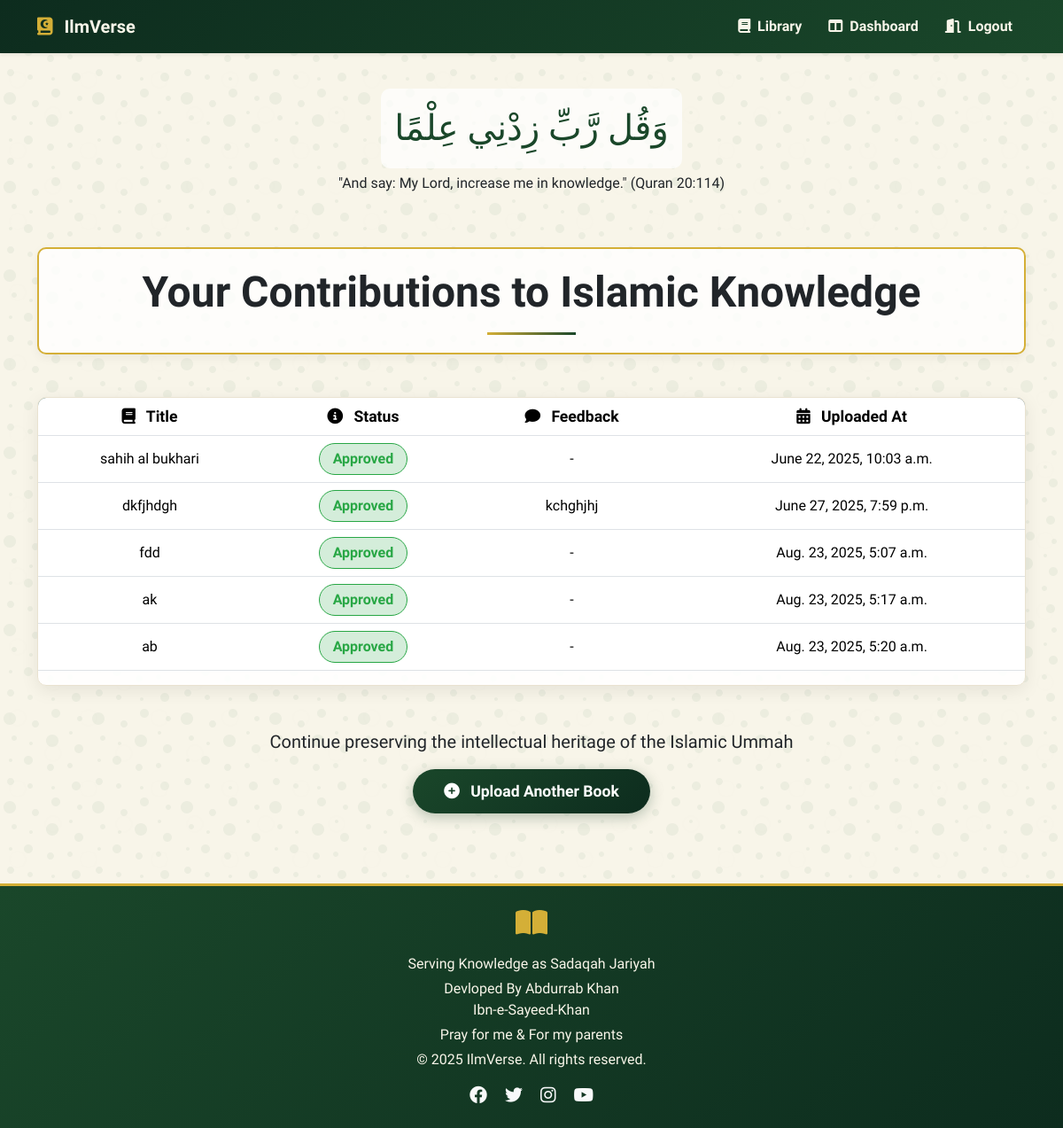
The page /dashboard/ (signed in) on the database its author committed.
### library/models.py (models this page shows, shortened)
class Book(models.Model):
    STATUS_CHOICES = [
        ('pending', 'Pending'),
        ('approved', 'Approved'),
        ('rejected', 'Rejected'),
    ]
    title = models.CharField(max_length=255)
    description = models.TextField(blank=True)
    uploaded_by = models.ForeignKey(User, on_delete=models.CASCADE)
    scholar = models.ForeignKey(Scholar, on_delete=models.SET_NULL, null=True, blank=True)
    category = models.ForeignKey(Category, on_delete=models.SET_NULL, null=True)
    pdf_file = models.FileField(upload_to='books/')
    upload_date = models.DateTimeField(auto_now_add=True)
    status = models.CharField(max_length=10, choices=STATUS_CHOICES, default='pending')
    rejection_reason = models.TextField(blank=True, null=True)

### library/views.py (the view)
# urls.py: path('dashboard/', views.contributor_dashboard, name='contributor_dashboard'),
@login_required
def contributor_dashboard(request):
    my_books = Book.objects.filter(uploaded_by=request.user)
    return render(request, 'library/contributor_dashboard.html', {'books': my_books})

### library/templates/library/contributor_dashboard.html (shortened to what this page needs)
{% extends 'library/base.html' %}
{% block content %}
  <div class="dashboard-header mb-5 text-center">
    <h1 class="display-5 fw-bold mb-3">Your Contributions to Islamic Knowledge</h1>
    <div class="divider mx-auto" style="width: 100px; height: 3px; background: linear-gradient(to right, #d4af37, #1a472a);"></div>
  </div>
  <div class="books-table">
    <div class="table-responsive">
      <table class="table table-hover align-middle">
        <thead class="table-header">
          <tr>
            <th scope="col" class="text-center">
              <i class="fas fa-book me-2"></i> Title
            </th>
            <th scope="col" class="text-center">
              <i class="fas fa-info-circle me-2"></i> Status
            </th>
            <th scope="col" class="text-center">
              <i class="fas fa-comment me-2"></i> Feedback
            </th>
            <th scope="col" class="text-center">
              <i class="fas fa-calendar-alt me-2"></i> Uploaded At
            </th>
          </tr>
        </thead>
        <tbody>
          {% for book in books %}
          <tr class="book-row">
            <td class="text-center">{{ book.title }}</td>
            <td class="text-center">
              <span class="status-badge status-{{ book.status|lower }}">{{ book.get_status_display }}</span>
            </td>
            <td class="text-center">{{ book.rejection_reason|default:"-" }}</td>
            <td class="text-center">{{ book.upload_date }}</td>
          </tr>
          {% empty %}
          <tr class="book-row">
            <td colspan="4" class="text-center py-4">
              <i class="fas fa-book-open me-2"></i> You haven't uploaded any books yet
            </td>
          </tr>
          {% endfor %}
        </tbody>
      </table>
    </div>
  </div>
  <div class="text-center mt-5">
    <p class="lead">Continue preserving the intellectual heritage of the Islamic Ummah</p>
    <a href="{% url 'upload_book' %}" class="upload-btn">
      <i class="fas fa-plus-circle me-2"></i> Upload Another Book
    </a>
  </div>
<link rel="stylesheet" href="https://cdnjs.cloudflare.com/ajax/libs/font-awesome/6.4.0/css/all.min.css">
{% endblock %}

### library/templates/library/base.html (style rules this page uses)
:root { --islamic-green: #1a472a; --islamic-gold: #d4af37; --islamic-cream: #f8f5e9; --islamic-dark: #0d2c1e; --islamic-accent: #8e6c46; }
body { background-color: var(--islamic-cream); font-family: 'Amiri', serif; scroll-behavior: smooth; }

### library/templates/library/contributor_dashboard.html (style rules this page uses)
:root { --islamic-green: #1a472a; --islamic-gold: #d4af37; --islamic-cream: #f8f5e9; --islamic-dark: #0d2c1e; }
body { background-color: #f8f5e9; font-family: 'Amiri', serif; }
.dashboard-header { background: rgba(255, 255, 255, 0.8); border-radius: 10px; padding: 20px; box-shadow: 0 4px 12px rgba(0, 0, 0, 0.05); border: 2px solid var(--islamic-gold); }
.upload-btn { display: inline-block; background: linear-gradient(135deg, var(--islamic-green) 0%, var(--islamic-dark) 100%); color: white; border: none; border-radius: 30px; padding: 12px 35px; font-weight: bold; font-size: 1.1rem; text-decoration: none; transition: all 0.3s ease; box-shadow: 0 4px 15px rgba(26, 71, 42, 0.3); position: relative; overflow: hidden; }
.upload-btn::before { content: ""; position: absolute; top: 0; left: -100%; width: 100%; height: 100%; background: linear-gradient(90deg, transparent, rgba(255, 255, 255, 0.2), transparent); transition: 0.5s; }
.books-table { background: rgba(255, 255, 255, 0.9); border-radius: 10px; overflow: hidden; box-shadow: 0 5px 20px rgba(0, 0, 0, 0.08); border: 1px solid #e9e2d0; }
.table-header { background: linear-gradient(135deg, var(--islamic-green) 0%, var(--islamic-dark) 100%); color: var(--islamic-cream); font-size: 1.1rem; }
.book-row { transition: all 0.3s ease; background: rgba(248, 245, 233, 0.5); }
.book-row:nth-child(even) { background: rgba(255, 255, 255, 0.7); }
.status-badge { display: inline-block; padding: 5px 15px; border-radius: 20px; font-weight: bold; min-width: 100px; }
.status-approved { background-color: rgba(40, 167, 69, 0.2); color: #28a745; border: 1px solid #28a745; }
.dashboard-header, .upload-btn, .books-table { animation: fadeIn 0.8s ease forwards; }
.book-row { animation: fadeIn 0.5s ease forwards; }
.book-row:nth-child(1) { animation-delay: 0.1s; }
.book-row:nth-child(2) { animation-delay: 0.2s; }
.book-row:nth-child(3) { animation-delay: 0.3s; }
.book-row:nth-child(4) { animation-delay: 0.4s; }
.book-row:nth-child(5) { animation-delay: 0.5s; }

### rows shown on the page
Book: title "sahih al bukhari", status "Approved", rejection_reason "-", upload_date "June 22, 2025, 10:03 a.m."
Book: title "dkfjhdgh", status "Approved", rejection_reason "kchghjhj", upload_date "June 27, 2025, 7:59 p.m."
Book: title "fdd", status "Approved", rejection_reason "-", upload_date "Aug. 23, 2025, 5:07 a.m."
Book: title "ak", status "Approved", rejection_reason "-", upload_date "Aug. 23, 2025, 5:17 a.m."
Book: title "ab", status "Approved", rejection_reason "-", upload_date "Aug. 23, 2025, 5:20 a.m."
